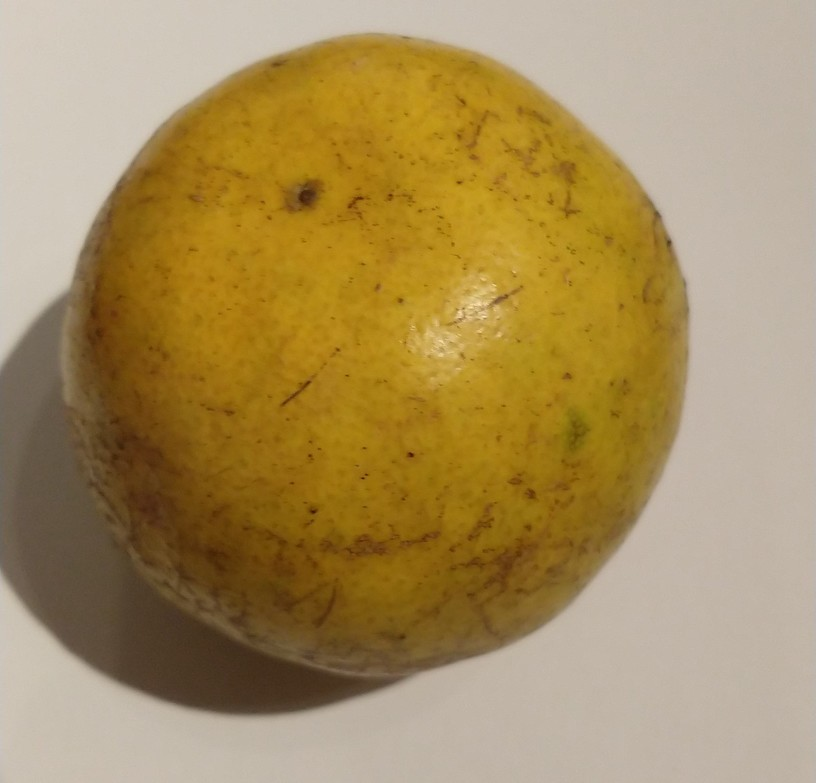
#> input picture Sesion 08. Imagenes/Ejemplo03/naranja.jpg, 816 x 783 px
$ jupyter execute Ejemplo03.ipynb
#> lines starting #> are read from the running program, lines starting #| are printed output that depends on the picture
# Ejemplo 03
***Dr. Antonio Arista Jalife***

En esta serie de ejemplos veremos descriptores que nos ayudarán a obtener información numérica de la imagen que estamos analizando. Un descriptor nos puede ayudar a hacer la tarea de clasificación mucho mas sencilla.

[cell 1]
import cv2
import numpy as np
from matplotlib import pyplot as plt

imageOpenCV = cv2.imread("naranja.jpg", cv2.IMREAD_COLOR)
#> imageOpenCV is the input picture: shape (783, 816, 3); mean B, G, R 92.6, 142.3, 167.1
imagen = cv2.cvtColor(imageOpenCV, cv2.COLOR_BGR2RGB)
plt.figure(figsize=(7,7))
plt.imshow(imagen)

## Histograma de colores.

Un histograma de color te permite conocer cuantos colores hay en una imagen y en que cantidad. Si por ejemplo, hay una dominancia de cierto color rojo y estas clasificando frutas, puedes saber que esa fruta es probablemente una manzana.

[cell 2]
def crearHistograma(imagen):
    histograma = np.zeros((256))
    imgEnArray = np.ravel(imagen)
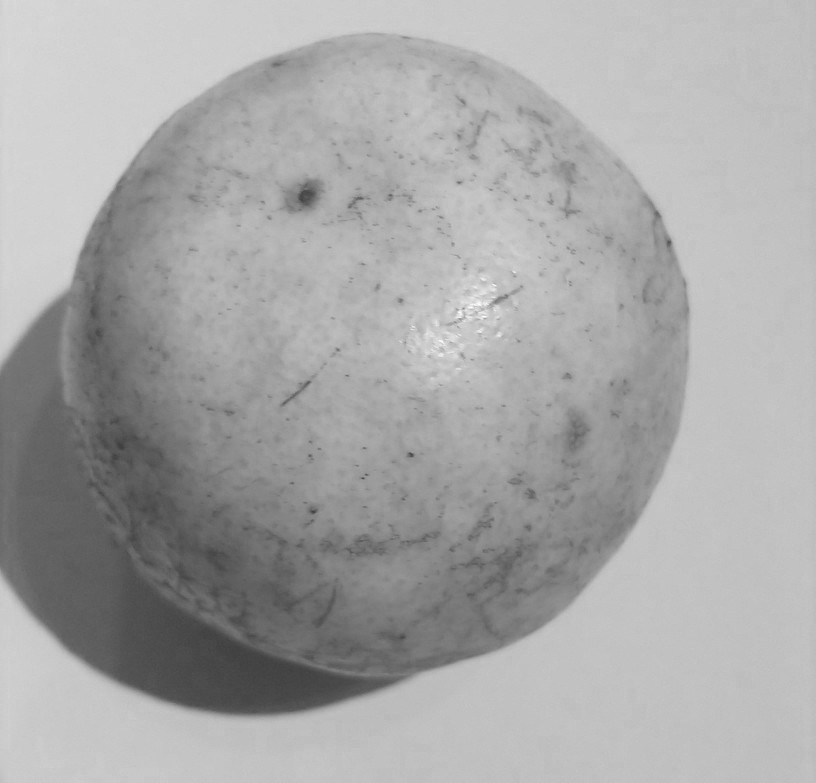
#> imagen: shape (783, 816); min 64, max 255, mean 167.1
    for counter in range(0, len(imgEnArray)):
        histograma[int(imgEnArray[counter])]+=1
#> after the loop, histograma = 256 values, max 39606 at index 193, min 0 at index 0, mean 2495.8

    return histograma

histograma = crearHistograma(imagen[:,:,0])
print("Color mas usado:"+str(np.argmax(histograma))+". Usado "+str(np.max(histograma))+" veces.")
#| Color mas usado:193. Usado 39606.0 veces.

[cell 3]
histogramaRojo = crearHistograma(imagen[:,:,0])
#> histogramaRojo has the same summary as histograma in crearHistograma
histogramaVerde = crearHistograma(imagen[:,:,1])
#> in crearHistograma (call 3), `imgEnArray = np.ravel(imagen)`:
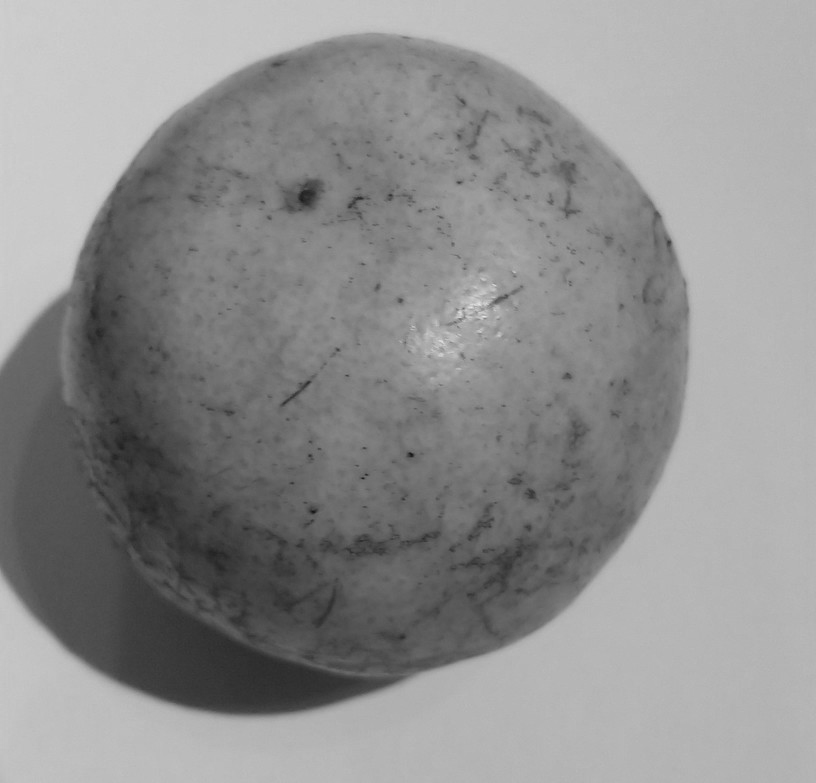
#> imagen: shape (783, 816); min 19, max 231, mean 142.3
#> after the loop in crearHistograma (call 3), `for counter in range(0, len(imgEnArray)):`: histograma = 256 values, max 40296 at index 181, min 0 at index 0, mean 2495.8
#> histogramaVerde has the same summary as histograma in crearHistograma
histogramaAzul = crearHistograma(imagen[:,:,2])
#> in crearHistograma (call 4), `imgEnArray = np.ravel(imagen)`:
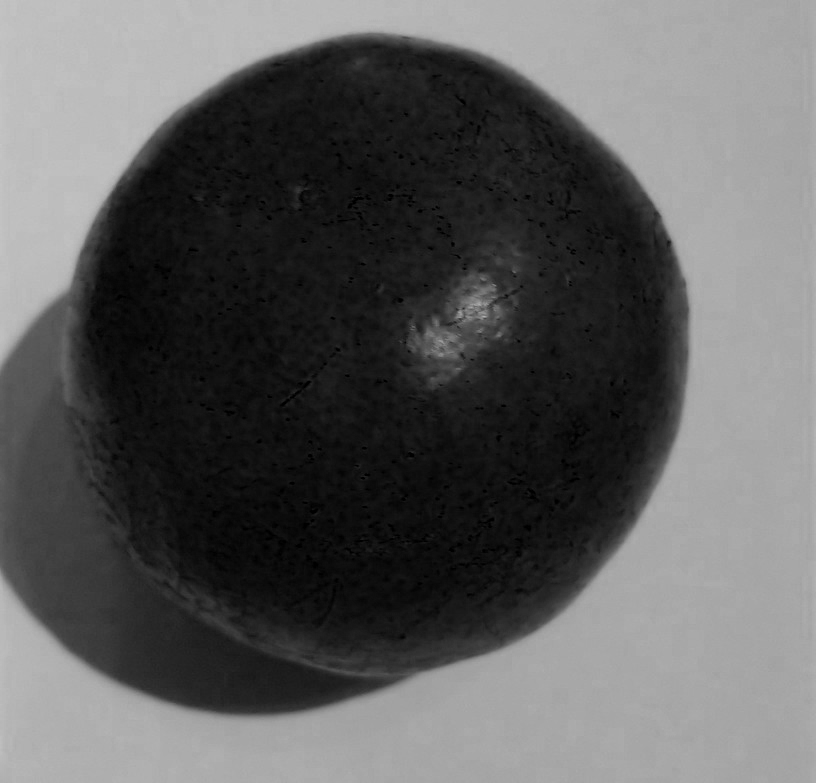
#> imagen: shape (783, 816); min 0, max 199, mean 92.6
#> after the loop in crearHistograma (call 4), `for counter in range(0, len(imgEnArray)):`: histograma = 256 values, max 31537 at index 167, min 0 at index 200, mean 2495.8
#> histogramaAzul has the same summary as histograma in crearHistograma

[cell 4]
plt.bar(np.arange(len(histogramaRojo)),histogramaRojo, color='red')
plt.show()
#> figure, not shown here; tallest bar 39606 high, from x = 192.6 to 193.4
plt.bar(np.arange(len(histogramaVerde)),histogramaVerde, color='green')
plt.show()
#> figure, not shown here; tallest bar 40296 high, from x = 180.6 to 181.4
plt.bar(np.arange(len(histogramaAzul)),histogramaAzul, color='blue')
plt.show()
#> figure, not shown here; tallest bar 31537 high, from x = 166.6 to 167.4

[cell 5]
imageOpenCV = cv2.imread("plastico.jpg", cv2.IMREAD_COLOR)
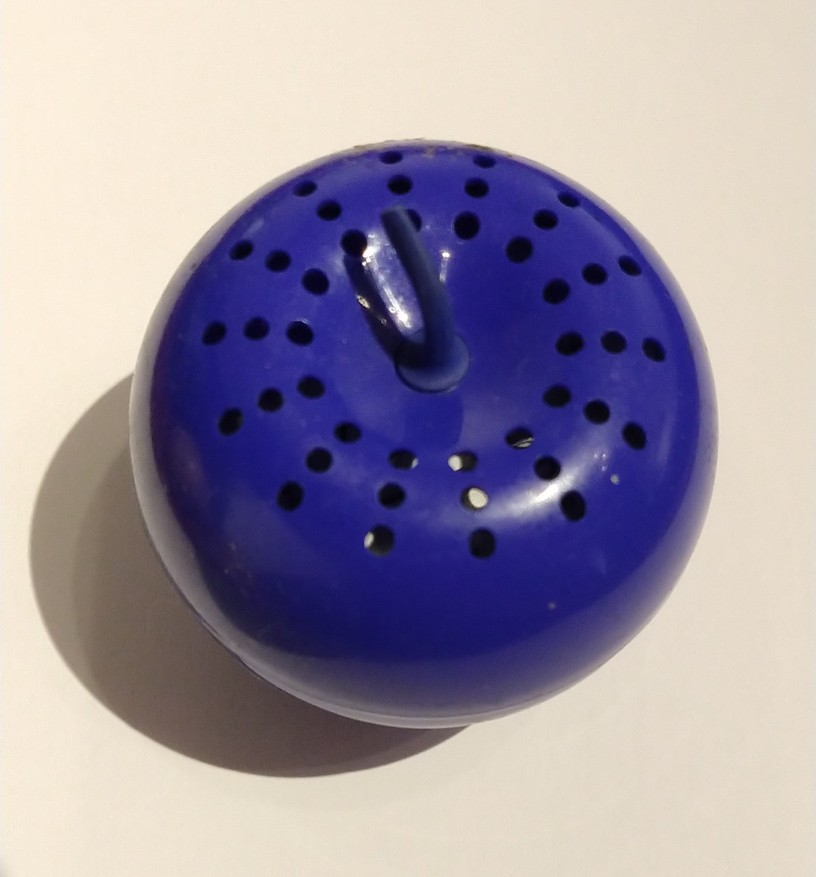
#> input picture Sesion 08. Imagenes/Ejemplo03/plastico.jpg, 816 x 877 px
#> imageOpenCV is the input picture: shape (877, 816, 3); mean B, G, R 164.3, 148.6, 158
imagenPlastico = cv2.cvtColor(imageOpenCV, cv2.COLOR_BGR2RGB)
plt.figure(figsize=(7,7))
plt.imshow(imagenPlastico)

[cell 6]
histogramaRojo_plastico = crearHistograma(imagenPlastico[:,:,0])
#> in crearHistograma (call 5), `imgEnArray = np.ravel(imagen)`:
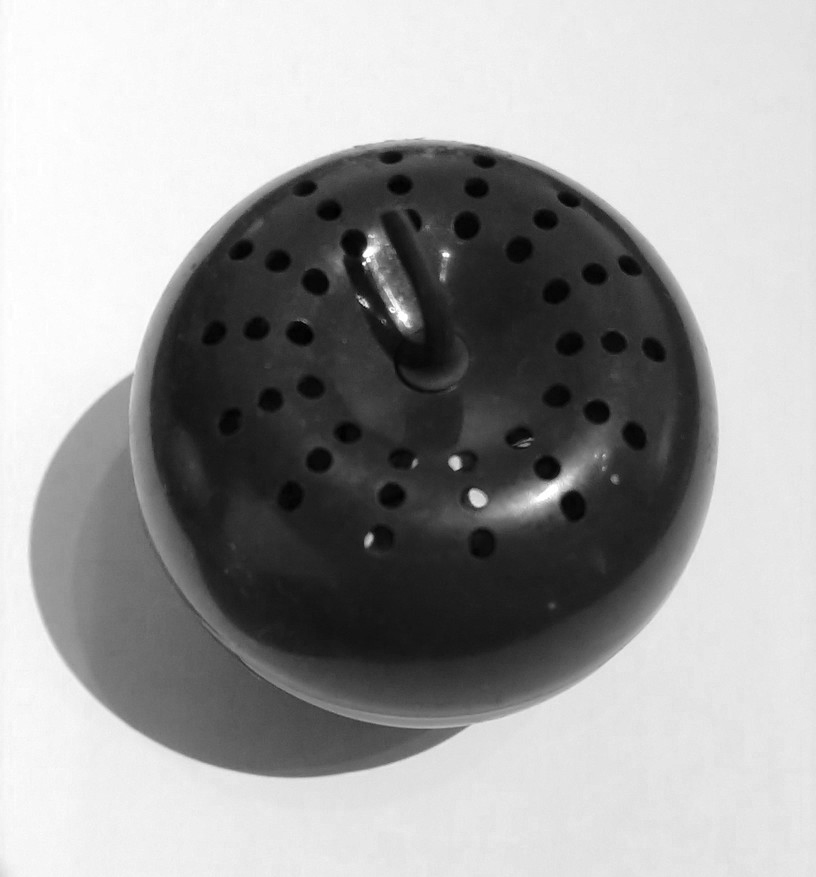
#> imagen: shape (877, 816); min 0, max 255, mean 158
#> after the loop in crearHistograma (call 5), `for counter in range(0, len(imgEnArray)):`: histograma = 256 values, max 28621 at index 230, min 11 at index 0, mean 2795.4
#> histogramaRojo_plastico has the same summary as histograma in crearHistograma
histogramaVerde_plastico = crearHistograma(imagenPlastico[:,:,1])
#> histogramaVerde_plastico = 256 values, max 39605 at index 218, min 9 at index 0, mean 2795.4
histogramaAzul_plastico = crearHistograma(imagenPlastico[:,:,2])
#> in crearHistograma (call 7), `imgEnArray = np.ravel(imagen)`:
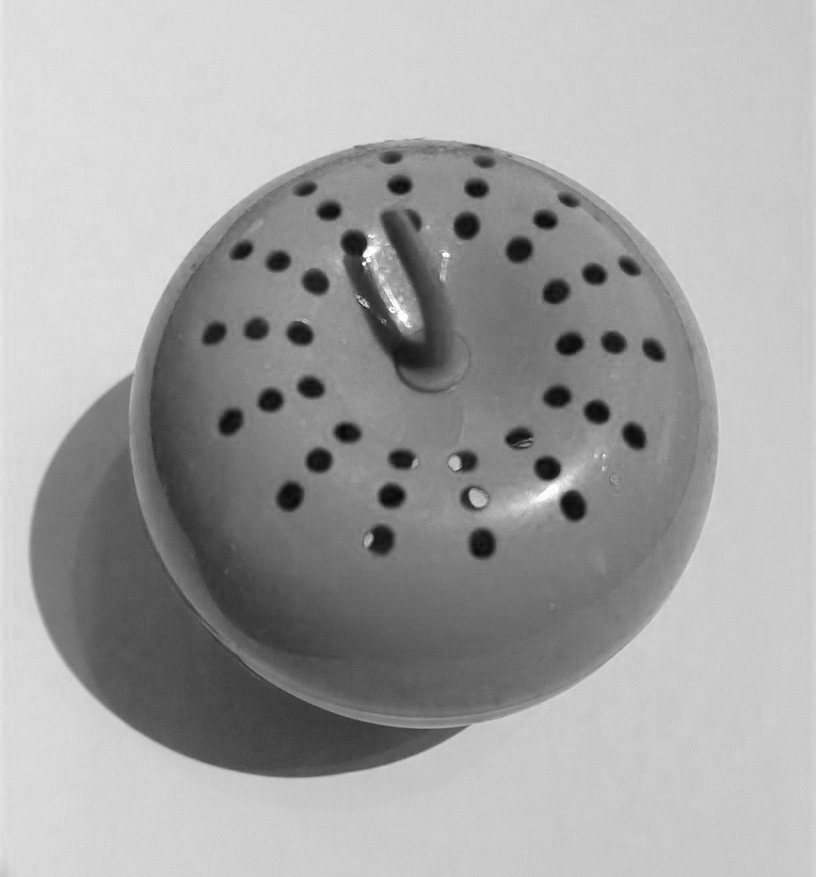
#> imagen: shape (877, 816); min 6, max 255, mean 164.3
#> after the loop in crearHistograma (call 7), `for counter in range(0, len(imgEnArray)):`: histograma = 256 values, max 35675 at index 202, min 0 at index 0, mean 2795.4
#> histogramaAzul_plastico has the same summary as histograma in crearHistograma

[cell 7]
plt.bar(np.arange(len(histogramaRojo)),histogramaRojo_plastico, color='red')
plt.show()
#> figure, not shown here; tallest bar 28621 high, from x = 229.6 to 230.4
plt.bar(np.arange(len(histogramaVerde)),histogramaVerde_plastico, color='green')
plt.show()
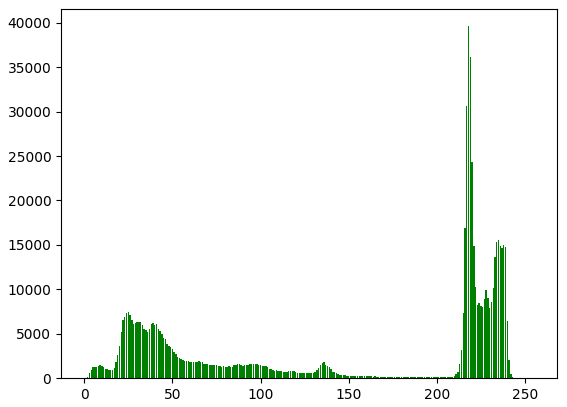
#> figure drawn by matplotlib, 1 panel; tallest bar 39605 high, from x = 217.6 to 218.4
plt.bar(np.arange(len(histogramaAzul)),histogramaAzul_plastico, color='blue')
plt.show()
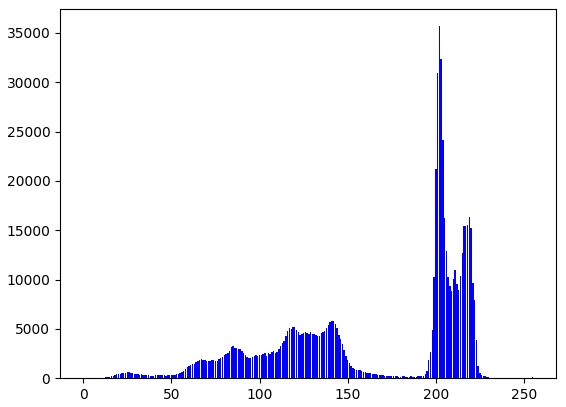
#> figure drawn by matplotlib, 1 panel; tallest bar 35675 high, from x = 201.6 to 202.4
